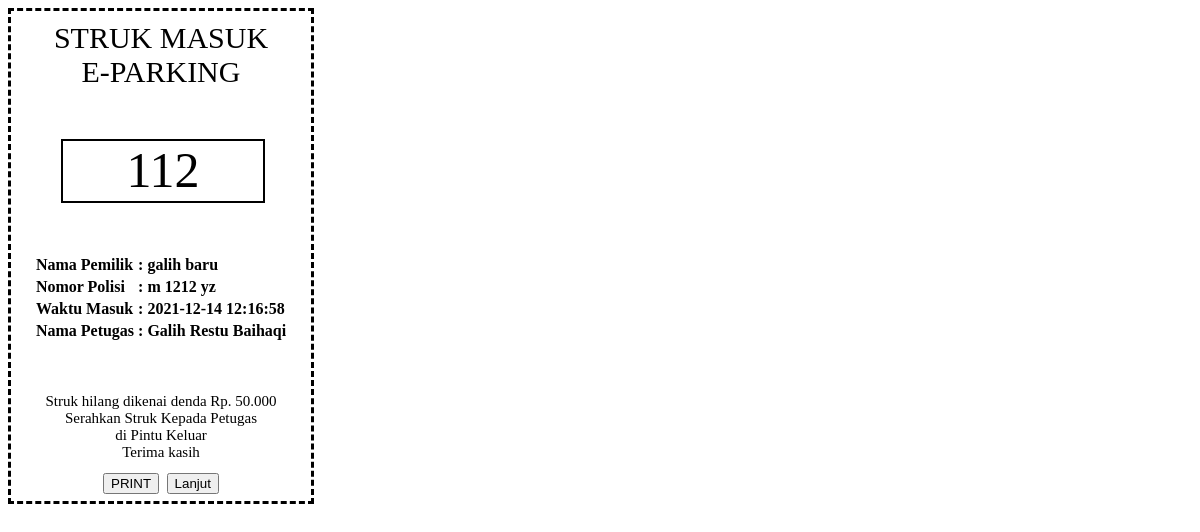
The app's page /struk.php (signed in) with its own data.
### tables this page shows
CREATE TABLE `kendaraan` (
  `id_parkir` int(10) NOT NULL,
  `jenis_id` int(10) NOT NULL,
  `nama_pelanggan` varchar(250) NOT NULL,
  `nomor_polisi` varchar(250) NOT NULL,
  `waktu_masuk` datetime NOT NULL,
  `waktu_keluar` datetime NOT NULL,
  `harga` int(10) NOT NULL,
  `keterangan` enum('Masuk','Keluar') NOT NULL
);

### struk.php (the view, shortened to what this page needs)
<?php
include_once "function/koneksi.php";
$data = mysqli_query($koneksi, "SELECT * FROM kendaraan ORDER BY id_parkir DESC LIMIT 1;");
$dt = mysqli_fetch_assoc($data);
?>
<!DOCTYPE html>
<html lang="en">
<head>
    <link rel="stylesheet" href="css/style.css">
</head>
<body>
    <div class="luar print">
        STRUK MASUK <br> E-PARKING
        <div class="idstruk print">
            <div class="isi print">
                <?= $dt['id_parkir'] ?>
            </div>
        </div>
        <table id="tablestruk" class="print">
            <tr class="print">
                <td class="print">Nama Pemilik</td>
                <td class="print">: <?= $dt['nama_pelanggan'] ?></td>
            </tr>
            <tr class="print">
                <td class="print">Nomor Polisi</td>
                <td class="print">: <?= $dt['nomor_polisi'] ?></td>
            <tr class="print">
                <td class="print">Waktu Masuk</td>
                <td class="print">: <?= $dt['waktu_masuk'] ?></td>
            </tr>
            <tr class="print">
                <td class="print">Nama Petugas</td>
                <td class="print">: <?= $_SESSION['nama'] ?></td>
            </tr>
        </table>
        <div class="footerstruk print">
            Struk hilang dikenai denda Rp. 50.000 <br> Serahkan Struk Kepada Petugas<br> di Pintu Keluar <br> Terima
            kasih
        </div>
        <button onclick="window.print()"> PRINT </button>
        <a href="masuk.php"> <button> Lanjut </button> </a>
    </div>
</body>
</html>

### css/style.css (style rules this page uses)
table { text-align: center; margin: 0 auto; border-spacing: 2px; }
.luar { height: 480px; width: 300px; border: 3px dashed black; text-align: center; padding-top: 10px; font-size: 30px; }
.idstruk { border: 2px solid black; height: 60px; width: 200px; margin: 50px 50px; }
.isi { text-align: center; font-size: 50px; }
#tablestruk { font-size: 16px; font-weight: bold; text-align: start; }
.footerstruk { margin-top: 50px; font-size: 15px; }

### records on screen
kendaraan: id_parkir "112", nama_pelanggan "galih baru", nomor_polisi "m 1212 yz", waktu_masuk "2021-12-14 12:16:58"

### other values on screen
$_SESSION['nama'] "Galih Restu Baihaqi"
